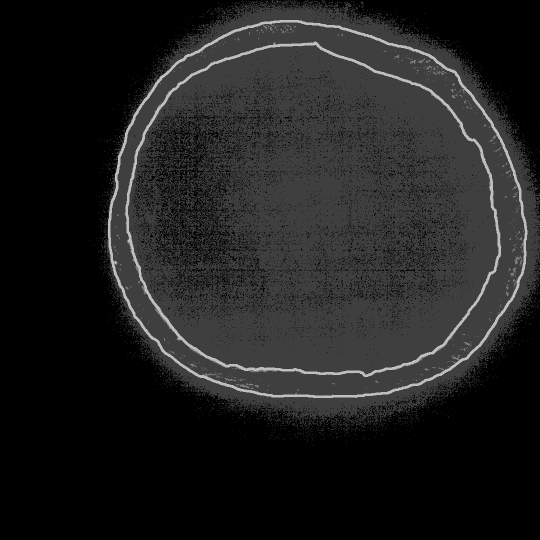
#> input picture assets/sample_image_actin_surligned.tif, 1080 x 1080 px (shown at 1/2 size)
$ jupyter execute --allow-errors 'Using splines to recognize polarized areas.ipynb'   (older library calls are emulated)
#> lines starting #> are read from the running program, lines starting #| are printed output that depends on the picture; after the words box and inside, x2 and y2 are one past the last pixel; in counts of white or black regions, pixels touching at a corner belong together
   The aim of this notebook is to work on the polarization of the cells

[cell 1]
import numpy as np
import matplotlib.pyplot as plt
import time
import pandas as pd
import pathlib
import seaborn as sns
import cv2 as cv
import math

from tyssue.generation import generate_ring
from tyssue.draw.plt_draw import quick_edge_draw
from tyssue.solvers.sheet_vertex_solver import Solver
from tyssue.config.draw import sheet_spec
from tyssue.draw.plt_draw import sheet_view
from tyssue.io.hdf5 import save_datasets

#> (the rest of this cell did not finish here and is left out)

[cell 2]
brightfield_path = '.././assets/sample_image_actin_surligned.tif'
img = cv.imread(brightfield_path, cv.IMREAD_GRAYSCALE).copy()
#> img is the input picture: shape (1080, 1080); min 0, max 4, mean 0.496
plt.show()
threshold = 2
_, img = cv.threshold(img, threshold, 255, 0)
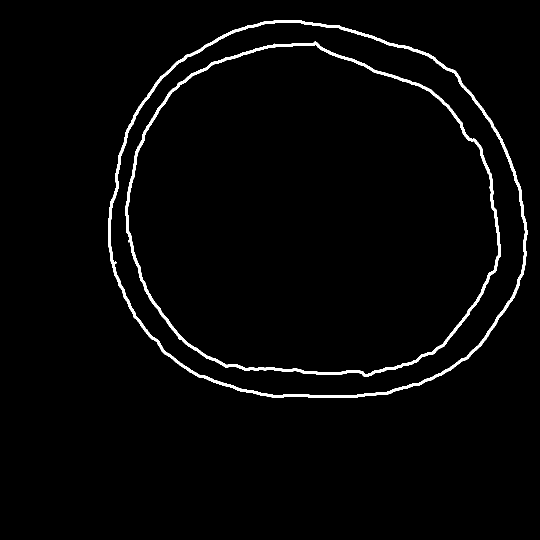
#> img: shape (1080, 1080) (shown at 1/2 size); 2.2% white; 2 white regions
blur = 9
img = cv.GaussianBlur(img, (blur, blur), 0)
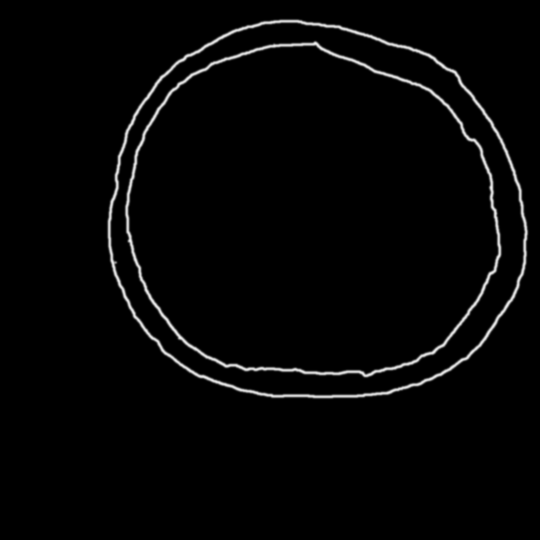
#> img: shape (1080, 1080) (shown at 1/2 size); min 0, max 246, mean 5.7
plt.imshow(img)

img, contours, _ = cv.findContours(img, cv.RETR_TREE,
                                   cv.CHAIN_APPROX_SIMPLE)
#> contours = 4 contours; box (x1, y1, x2, y2) and area: (212, 36, 1059, 800) 517119, (224, 48, 1047, 788) 483661, (247, 79, 1006, 758) 404822, (259, 94, 994, 745) 374824
#> (the rest of this cell did not finish here and is left out)

# Segmentation

[cell 3]
brigthfield_path = '../././assets/sample_image_actin_surligned.tif'
#dapi_path = '/home/fquinton/Documents/tyssue-taylor/assets/CELLPROFILER_sample_image_dapi.tiff.csv'
dapi_path = '../././assets/sample_image_dapi.tiff'
scp_path = '../././assets/star_convex_polynoms/models'
#initialising the mesh
#> (the rest of this cell did not finish here and is left out)

[cell 4]
print('{0:4s}   {1:9s}   {2:5s}   {3:8s}   {4:8s}'.format(
                'iter', 'time', 'nfev', 'incumbent', 'f(incumbent)'))
print(str('{0:4d}   {1:5.2f}   {2:5d}'+
          '      {3:3.5f}     {4:3.5f}').format(
    8, 100, 56,
    0.2, 0.025))

[cell 5]
print("Bonjour\n\
monsieur")

#> (a cell that did not finish here is left out)

# Interpolation

#> (a cell that did not finish here is left out)

## Passing in polar coordinates

[cell 8]
def cart2pol(x, y):
    rho = np.sqrt(x**2 + y**2)
    phi = np.arctan2(y, x)
    return(rho, phi)

#> (the rest of this cell did not finish here and is left out)

Computing the difference between the two splines

#> (a cell that did not finish here is left out)

Plotting the rolling mean of the difference for readable reasults

#> (a cell that did not finish here is left out)

Put it back to cartesian coordinates

[cell 11]
def pol2cart(rho, phi):
    x = rho * np.cos(phi)
    y = rho * np.sin(phi)
    return(x, y)

#> (the rest of this cell did not finish here and is left out)

[cell 12]
[(np.cos(x / 10.), x / 10.) for x in range(-50, 50, 5)]

[cell 13]
import pygal
from pygal.style import DefaultStyle

from math import cos
#> (the rest of this cell did not finish here and is left out)

[cell 14]
path = '../assets/sample_image_actin.tiff'

img = cv.imread(path,cv.IMREAD_GRAYSCALE)
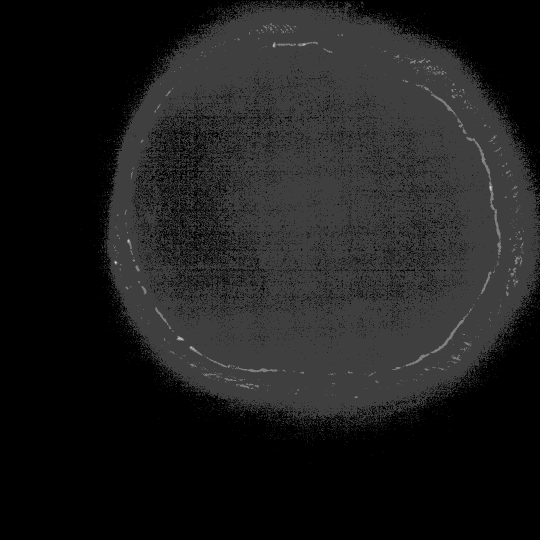
#> input picture assets/sample_image_actin.tiff, 1080 x 1080 px (shown at 1/2 size)
#> img is the input picture: shape (1080, 1080); min 0, max 4, mean 0.454

copy = img.copy()
ret,copy = cv.threshold(copy,1,255,0)
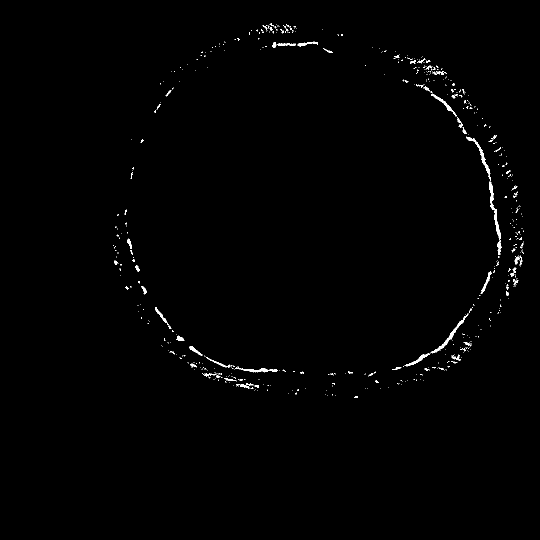
#> copy: shape (1080, 1080) (shown at 1/2 size); 0.65% white; 588 white regions (520 under 20 px), largest, box (x1, y1, x2, y2) and area: (932, 273, 1003, 510) 1168, (861, 630, 936, 707) 501, (470, 733, 555, 745) 325

f, (ax1, ax2) = plt.subplots(1, 2)
f.suptitle('Comparison between the actin image and the computed polarization')
f.set_size_inches(12, 6)
ax1.imshow(copy, cmap = 'gray', interpolation = 'bicubic')
plt.xlim(-150, 150)
plt.ylim(-110, 110)
plt.gca().set_aspect('equal', adjustable='datalim')
#> (the rest of this cell did not finish here and is left out)
